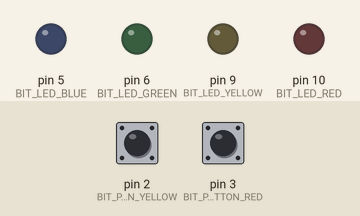
Simulated run of this sketch. Board: Arduino Uno, built with avr-gcc and run on an emulated ATmega328P. Parts: output pins drawn as LEDs (lit = HIGH). The test bench sets the inputs (shaded band); at power-on: pin 2 (BIT_PUSHBUTTON_YELLOW) HIGH, pin 3 (BIT_PUSHBUTTON_RED) HIGH.

Above: at 1.2 s.
1.3 s: pin 2 (BIT_PUSHBUTTON_YELLOW) pulled LOW for 0.15 s
At 1.9 s:
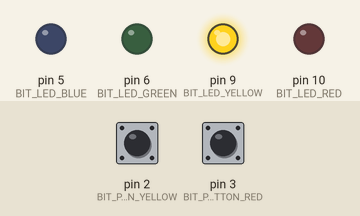
2.9 s: pin 3 (BIT_PUSHBUTTON_RED) pulled LOW for 0.15 s
At 4.1 s:
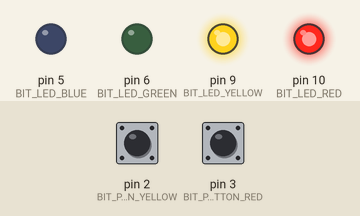
4.5 s: pin 2 (BIT_PUSHBUTTON_YELLOW) pulled LOW for 1 s
At 5.5 s:
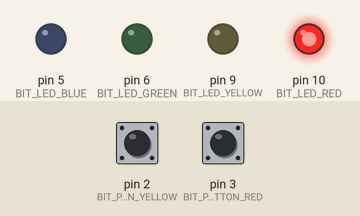
7.0 s: pin 2 (BIT_PUSHBUTTON_YELLOW) pulled LOW for 3.2 s
At 7.4 s:
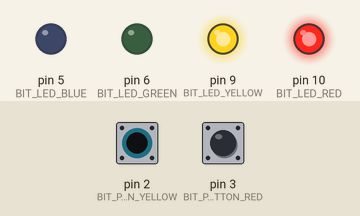
11.7 s: pin 3 (BIT_PUSHBUTTON_RED) pulled LOW for 1 s
At 12.2 s:
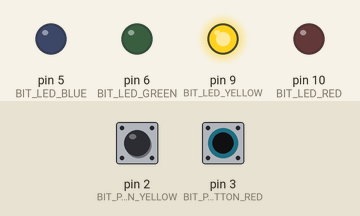
Timing chart, 0 to 14.7 s (numbered marks = the images above; inputs shaded):
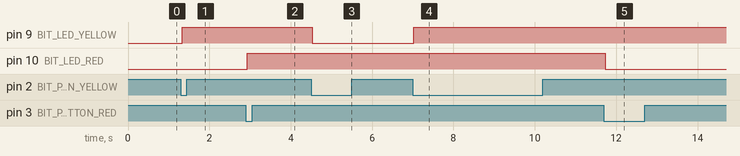

Measured:
- after the input at 1.3 s, pin 9 (BIT_LED_YELLOW): LOW → HIGH at once
- after the input at 2.9 s, pin 10 (BIT_LED_RED): LOW → HIGH at once
- after the input at 4.5 s, pin 9 (BIT_LED_YELLOW): HIGH → LOW at once
- after the input at 7.0 s, pin 9 (BIT_LED_YELLOW): LOW → HIGH at once
- after the input at 11.7 s, pin 10 (BIT_LED_RED): HIGH → LOW at once

The sketch:

FourToggleLEDsWithSFRs.ino
```cpp
// Output PORTs and BITs
#define REG_PORT_LED_RED PORTB
#define BIT_LED_RED 2
#define REG_PORT_LED_YELLOW PORTB
#define BIT_LED_YELLOW 1
#define REG_PORT_LED_GREEN PORTD
#define BIT_LED_GREEN 6
#define REG_PORT_LED_BLUE PORTD
#define BIT_LED_BLUE 5

// Input PORTs, PIN reg, and BITs
#define REG_PORT_PUSHBUTTON_RED PORTD
#define REG_PIN_PUSHBUTTON_RED PIND
#define BIT_PUSHBUTTON_RED 3
#define REG_PORT_PUSHBUTTON_YELLOW PORTD
#define REG_PIN_PUSHBUTTON_YELLOW PIND
#define BIT_PUSHBUTTON_YELLOW 2
#define REG_PORT_PUSHBUTTON_GREEN PORTD
#define REG_PIN_PUSHBUTTON_GREEN PIND
#define BIT_PUSHBUTTON_GREEN 1
#define REG_PORT_PUSHBUTTON_BLUE PORTD
#define REG_PIN_PUSHBUTTON_BLUE PIND
#define BIT_PUSHBUTTON_BLUE 0

uint8_t greenState = HIGH;
uint8_t lastGreenState = HIGH;
uint8_t blueState = HIGH;
uint8_t lastBlueState = HIGH;

volatile uint8_t mainEventFlags = 0;
#define FLAG_YELLOW_PUSHBUTTON 0x01
#define FLAG_RED_PUSHBUTTON 0x02

void setup() {
  Serial.begin(9600);
  DDRB = _BV(BIT_LED_RED) | _BV(BIT_LED_YELLOW);  // Set RED and YELLOW LEDs as Outut
  DDRD = _BV(BIT_LED_GREEN) | _BV(BIT_LED_BLUE);  // Set GREEN and BLUE LEDs as Outut

  // All other pins are explicitly set as inputs already via the lines above.

  // Enable the four pull up resistors
  REG_PORT_PUSHBUTTON_RED |= _BV(BIT_PUSHBUTTON_RED);
  REG_PORT_PUSHBUTTON_YELLOW |= _BV(BIT_PUSHBUTTON_YELLOW);
  REG_PORT_PUSHBUTTON_GREEN |= _BV(BIT_PUSHBUTTON_GREEN);
  REG_PORT_PUSHBUTTON_BLUE |= _BV(BIT_PUSHBUTTON_BLUE);

  // Update this later!
  // attachInterrupt(digitalPinToInterrupt(PIN_PUSHBUTTON_YELLOW), yellow_pushbutton_isr, FALLING);  // Pin 2 = RD2 = INT0
  // attachInterrupt(digitalPinToInterrupt(PIN_PUSHBUTTON_RED), red_pushbutton_isr, FALLING);        // Pin 3 = RD3 = INT1

  // EICRA = 0x0A;  // Set INT0 and INT1 to FALLING edge interrupts
  EICRA = _BV(ISC11) | _BV(ISC01);  // Set INT0 and INT1 to FALLING edge interrupts
  // EIMSK = 0x03;  // Turns on both INT0 and INT1
  EIMSK = _BV(INT0) | _BV(INT1);  // Turns on both INT0 and INT1
}

void showFeedbackLeds() {
  if (bit_is_clear(REG_PIN_PUSHBUTTON_RED, BIT_PUSHBUTTON_RED)) {
    REG_PORT_LED_RED |= _BV(BIT_LED_RED);
  } else {
    REG_PORT_LED_RED &= ~_BV(BIT_LED_RED);
  }
  if (bit_is_clear(REG_PIN_PUSHBUTTON_YELLOW, BIT_PUSHBUTTON_YELLOW)) {
    REG_PORT_LED_YELLOW |= _BV(BIT_LED_YELLOW);
  } else {
    REG_PORT_LED_YELLOW &= ~_BV(BIT_LED_YELLOW);
  }
  if (bit_is_clear(REG_PIN_PUSHBUTTON_GREEN, BIT_PUSHBUTTON_GREEN)) {
    REG_PORT_LED_GREEN |= _BV(BIT_LED_GREEN);
  } else {
    REG_PORT_LED_GREEN &= ~_BV(BIT_LED_GREEN);
  }
  if (bit_is_clear(REG_PIN_PUSHBUTTON_BLUE, BIT_PUSHBUTTON_BLUE)) {
    REG_PORT_LED_BLUE |= _BV(BIT_LED_BLUE);
  } else {
    REG_PORT_LED_BLUE &= ~_BV(BIT_LED_BLUE);
  }
}

void oldTempTest() {
  // Test temp loop function
  REG_PORT_LED_RED |= _BV(BIT_LED_RED);
  REG_PORT_LED_YELLOW |= _BV(BIT_LED_YELLOW);
  REG_PORT_LED_GREEN |= _BV(BIT_LED_GREEN);
  REG_PORT_LED_BLUE |= _BV(BIT_LED_BLUE);
  delay(1000);

  REG_PORT_LED_RED &= ~_BV(BIT_LED_RED);
  REG_PORT_LED_YELLOW &= ~_BV(BIT_LED_YELLOW);
  REG_PORT_LED_GREEN &= ~_BV(BIT_LED_GREEN);
  REG_PORT_LED_BLUE &= ~_BV(BIT_LED_BLUE);
  delay(1000);
}

void loop() {
  // Keep as a reference for the Sequencing HW
  //  showFeedbackLeds();

  if (mainEventFlags & FLAG_RED_PUSHBUTTON) {
    delay(30);
    mainEventFlags &= ~FLAG_RED_PUSHBUTTON;
    if (bit_is_clear(REG_PIN_PUSHBUTTON_RED, BIT_PUSHBUTTON_RED)) {
      // Do the action!
      REG_PORT_LED_RED ^= _BV(BIT_LED_RED); // digitalWrite(PIN_LED_RED, !digitalRead(PIN_LED_RED));
    }
  }

  if (mainEventFlags & FLAG_YELLOW_PUSHBUTTON) {
    delay(30);
    mainEventFlags &= ~FLAG_YELLOW_PUSHBUTTON;
    if (bit_is_clear(REG_PIN_PUSHBUTTON_YELLOW, BIT_PUSHBUTTON_YELLOW)) {
      // Do the action!
      REG_PORT_LED_YELLOW ^= _BV(BIT_LED_YELLOW); // digitalWrite(PIN_LED_YELLOW, !digitalRead(PIN_LED_YELLOW));
    }
  }

  //greenState = digitalRead(PIN_PUSHBUTTON_GREEN);
  greenState = bit_is_set(REG_PIN_PUSHBUTTON_GREEN, BIT_PUSHBUTTON_GREEN);
  if (greenState != lastGreenState) {
    if (!greenState) {
      // Do the action!
      REG_PORT_LED_GREEN ^= _BV(BIT_LED_GREEN); // digitalWrite(PIN_LED_GREEN, !digitalRead(PIN_LED_GREEN));
    }
    delay(50);
  }
  lastGreenState = greenState;

  // blueState = digitalRead(PIN_PUSHBUTTON_BLUE);
  blueState = bit_is_set(REG_PIN_PUSHBUTTON_BLUE, BIT_PUSHBUTTON_BLUE);
  if (blueState != lastBlueState) {
    if (!blueState) {
      // Do the action!
      REG_PORT_LED_BLUE ^= _BV(BIT_LED_BLUE); // digitalWrite(PIN_LED_BLUE, !digitalRead(PIN_LED_BLUE));
    }
    delay(50);
  }
  lastBlueState = blueState;
}

// void yellow_pushbutton_isr() {
ISR(INT0_vect) {
  mainEventFlags |= FLAG_YELLOW_PUSHBUTTON;
}

// void red_pushbutton_isr() {
ISR(INT1_vect) {
  mainEventFlags |= FLAG_RED_PUSHBUTTON;
}
```
